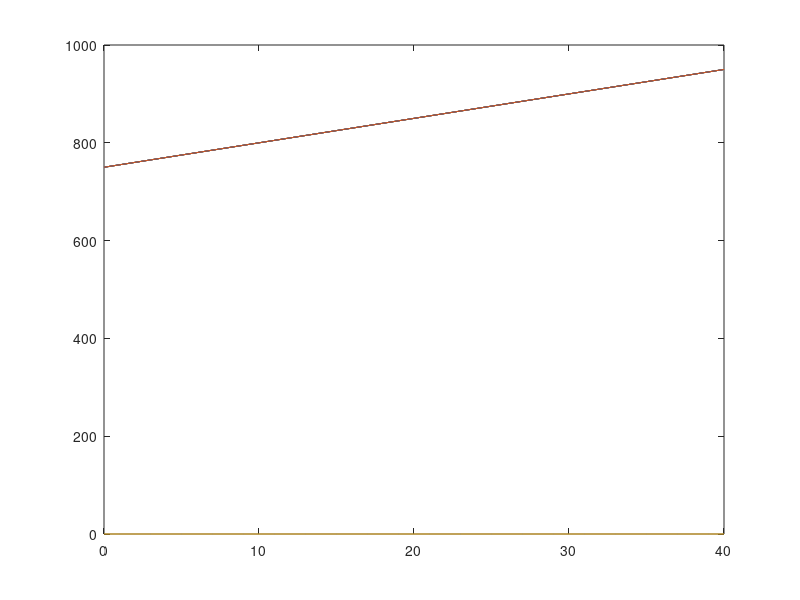

Here is the MATLAB script that generated this plot:
clear

d = 75; % Distans mellan fordon för att sakta ner
vmax = 25; % Högsta tillåtna hastighet
v = 5; % Hastigheten för första bilen

t0 = 0; % starttid
tend = 40; % sluttid
N = 40; % antal steg
h = (tend-t0)/N; % steglängd
M = 10; % antal bilar
t = t0:h:tend; %



x = zeros(N+1, M);

x0 = zeros(1,M);
x(1, :) = x0;

%Beräkna bil N
f = @(t,x) (5);
for k=0:N
  for j=1:(M-1)
    x(N+1-k,M-j) = (M*d) + (tend-k*h)*v;
  end
end

plot(t, x)